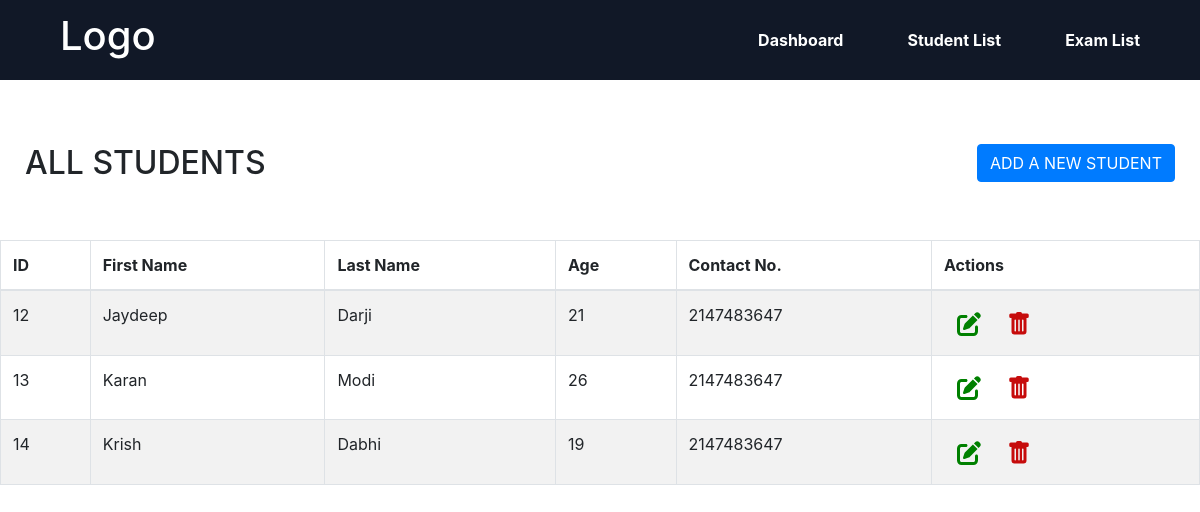
The page / on the database its author committed.
### tables this page shows
CREATE TABLE `students` (
  `id` int(11) NOT NULL,
  `first_name` varchar(255) NOT NULL,
  `last_name` varchar(255) NOT NULL,
  `age` int(4) NOT NULL,
  `contact` int(20) NOT NULL
);

### index.php (the view, shortened to what this page needs)
<?php include('./partial/header.php'); ?>
<?php include('./partial/dbconn.php'); ?>
<div class="box1">
    <h2>ALL STUDENTS</h2>
    <button type="button" class="btn btn-primary" data-toggle="modal" data-target="#exampleModal">ADD A NEW
        STUDENT</button>
</div>
<table class="table table-hover table-bordered table-striped">
    <thead>
        <tr>
            <th>ID</th>
            <th>First Name</th>
            <th>Last Name</th>
            <th>Age</th>
            <th>Contact No.</th>
            <th>Actions</th>
        </tr>
    </thead>
    <tbody>
        <?php
            $query = "call fetch_records();";
            $result = mysqli_query($conn, $query);
            if(!$result){
                die("query failed".mysqli_error());
            }
            else{
                while($row = mysqli_fetch_assoc($result)){
                ?>
        <tr>
            <td><?php echo $row['id'] ?></td>
            <td><?php echo $row['first_name'] ?></td>
            <td><?php echo $row['last_name'] ?></td>
            <td><?php echo $row['age'] ?></td>
            <td><?php echo $row['contact'] ?></td>
            <td><a href="update_page.php?id=<?php echo $row['id'] ?>" class="btn ">
                    </a><a href="delete_page.php?id=<?php echo $row['id'] ?>" class="btn"></a></td>
        </tr>
        <?php
                }
            }
        ?>
    </tbody>
</table>

### style.css (style rules this page uses)
.box1 h2 { float: left; margin-left: 25px; }
.box1 button { float: right; margin-right: 25px; }
.box1 { margin-bottom: 30px; margin-top: 10px; }
.delete_icon { fill: rgb(198, 12, 12); }
.edit_btn { fill: green; }
.box1 { max-width: 1200px; margin: 0 auto; margin-top: 4em; max-width: 1200px; }
.table { max-width: 1200px; margin: 0 auto; margin-top: 10em; }

### rows shown on the page
students: id "12", first_name "Jaydeep", last_name "Darji", age "21", contact "2147483647"
students: id "13", first_name "Karan", last_name "Modi", age "26", contact "2147483647"
students: id "14", first_name "Krish", last_name "Dabhi", age "19", contact "2147483647"
